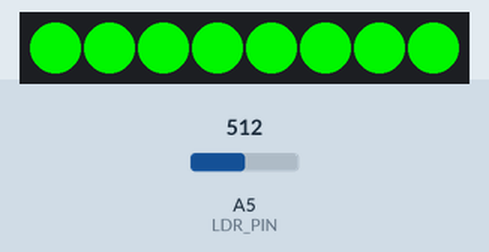
A sketch run on a simulated Arduino Uno, built with avr-gcc and run on an emulated ATmega328P. Shown: 8 RGB LEDs in strip order, left to right. The test bench sets the inputs (shaded band); at power-on: A5 (LDR_PIN) = 512.

Above: at 1.2 s.
1.3 s: A5 (LDR_PIN) set to 790
2.8 s: A5 (LDR_PIN) set to 816
At 3.7 s:
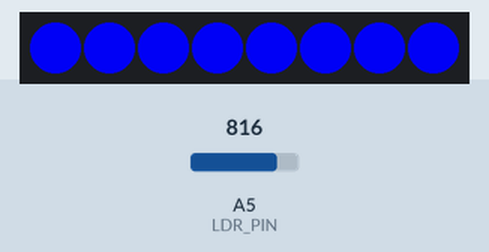
4.3 s: A5 (LDR_PIN) set to 887
5.8 s: A5 (LDR_PIN) set to 918
At 7.0 s:
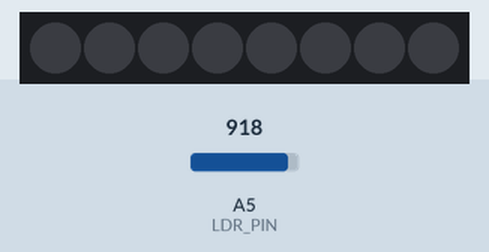
7.3 s: A5 (LDR_PIN) set to 900
At 8.3 s:
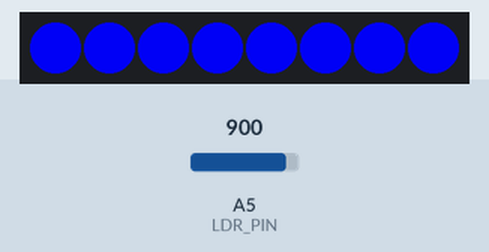
8.8 s: A5 (LDR_PIN) set to 1023
At 9.5 s:
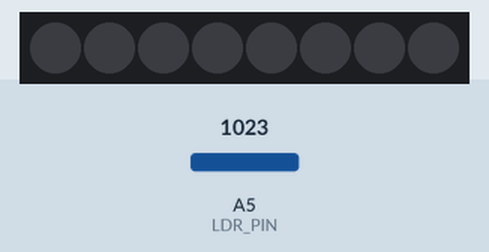
Timing chart, 0 to 11.3 s (numbered marks = the images above; inputs shaded):
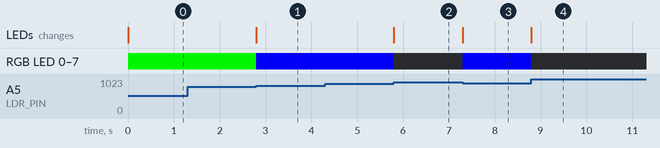

The sketch:

Night_Lamp.ino
```cpp
/*
 * Creation & Computation - Digital Futures, OCAD University
 * Kate Hartman / Nick Puckett
 * Night Lamp - Colours
 */


#include <Adafruit_NeoPixel.h>

#define LDR_PIN A5
#define PIN 9	 // input pin Neopixel is attached to

#define NUMPIXELS      8 // number of neopixels in Ring

Adafruit_NeoPixel pixels = Adafruit_NeoPixel(NUMPIXELS, PIN, NEO_GRB + NEO_KHZ800);

int delayval = 0; // timing delay

int redColor = 0;
int greenColor = 0;
int blueColor = 0;

int lightLevel = 0;
int preLightLevel = 0;

void setup() {
  pixels.begin(); // Initializes the NeoPixel library.
  pixels.show();            // Turn OFF all pixels ASAP
  pixels.setBrightness(225);
 //Serial.begin(960);
}

void loop() {

   pixels.show();
  // lightLevel = map(analogRead(LDR_PIN), 0, 1023, 0,1023);
  lightLevel = analogRead(LDR_PIN);

if (lightLevel > 900) {
  setBlackColor();
}
else if (lightLevel < 800) {
  setGreenColor();
}
else {
  setBlueColor();
}
}


 //setColor()
// picks random values to set for RGB
void setBlackColor(){
  // lightLevel = map(analogRead(LDR_PIN), 0, 1023, 255,10);
  Serial.println(lightLevel);

  if(preLightLevel != lightLevel)
   {
     for(int i=0;i<NUMPIXELS;i++){
    pixels.setPixelColor(i, pixels.Color(0, 0, 0));
    //pixels.show();
    }
  	//redColor =  lightLevel;
  	//greenColor = random(0, 10) + lightLevel;
  	//blueColor = random(0, 10);
  }
  // if(preLightLevel != lightLevel){
  // colorWipe(pixels.Color(255,   0,   0));
  // }

  preLightLevel = lightLevel;
}

void setGreenColor(){
//   //lightLevel = map(analogRead(LDR_PIN), 0, 1023,300,700);
  Serial.println(lightLevel);

  if(preLightLevel != lightLevel)
   {
     for(int i=0;i<NUMPIXELS;i++){
    pixels.setPixelColor(i, pixels.Color(0, 255, 0));
    //pixels.show();
    }
//    }
  // if(preLightLevel != lightLevel){
  // colorWipe(pixels.Color(255,   0,   0));
  // }

  preLightLevel = lightLevel;
   }
}

void setBlueColor(){
//   //lightLevel = map(analogRead(LDR_PIN), 0, 1023,300,700);
  Serial.println(lightLevel);

  if(preLightLevel != lightLevel)
   {
     for(int i=0;i<NUMPIXELS;i++){
    pixels.setPixelColor(i, pixels.Color(0, 0, 255));
//     //pixels.show();
    }
//    }
  // if(preLightLevel != lightLevel){
  // colorWipe(pixels.Color(255,   0,   0));
  // }

  // preLightLevel = lightLevel;
   }
}
```

Measured:
- the behaviour switches between 799 and 800 on A5 (LDR_PIN) (found by bisection; images 0 and 1)
- the behaviour switches between 900 and 901 on A5 (LDR_PIN) (found by bisection; images 1 and 2)
- after the input at 1.3 s, every drawn part: stays the same
- after the input at 2.8 s, RGB LED 0–7: RGB(0, 225, 0) → RGB(0, 0, 225) at once; the LEDs: change at once (image 1)
- after the input at 4.3 s, every drawn part: stays the same
- after the input at 5.8 s, RGB LED 0–7: RGB(0, 0, 225) → off at once; the LEDs: change at once (image 2)
- after the input at 7.3 s, RGB LED 0–7: off → RGB(0, 0, 225) at once; the LEDs: change at once (image 3)
- after the input at 8.8 s, RGB LED 0–7: RGB(0, 0, 225) → off at once; the LEDs: change at once (image 4)
